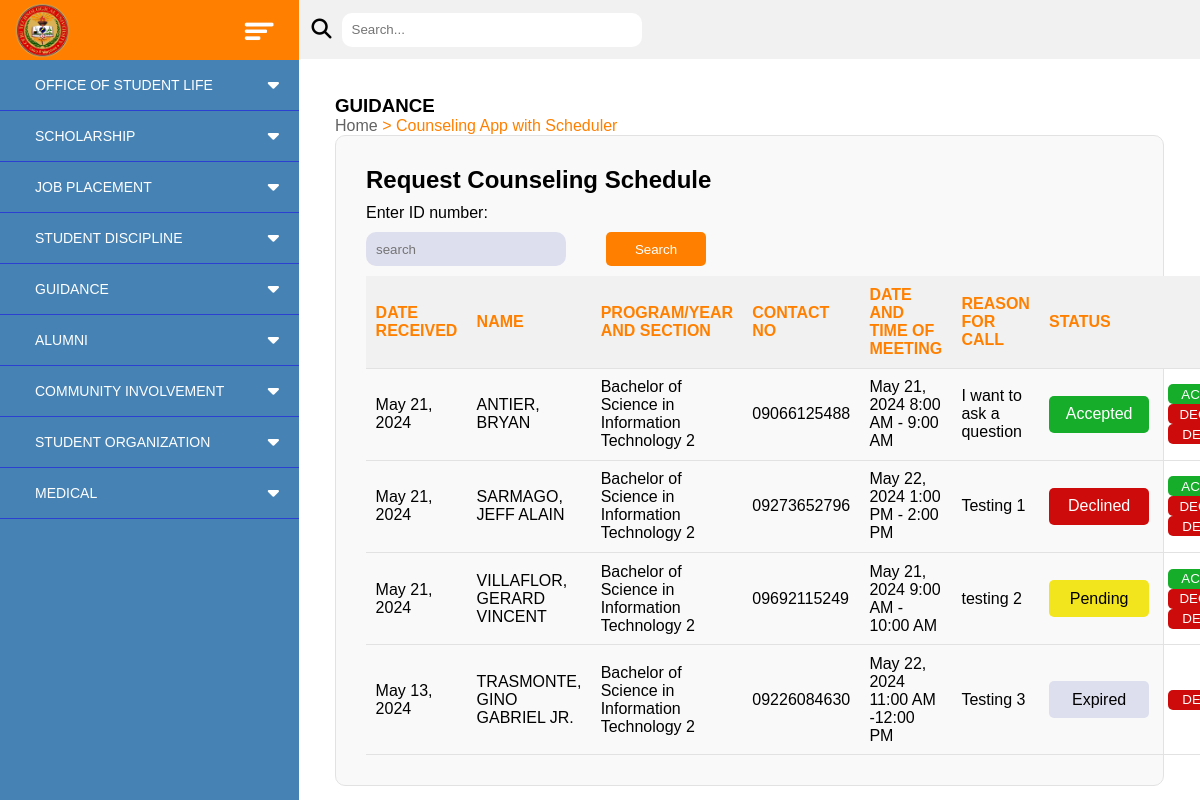
Page /counseling_app/admin/ on the earlier database version.
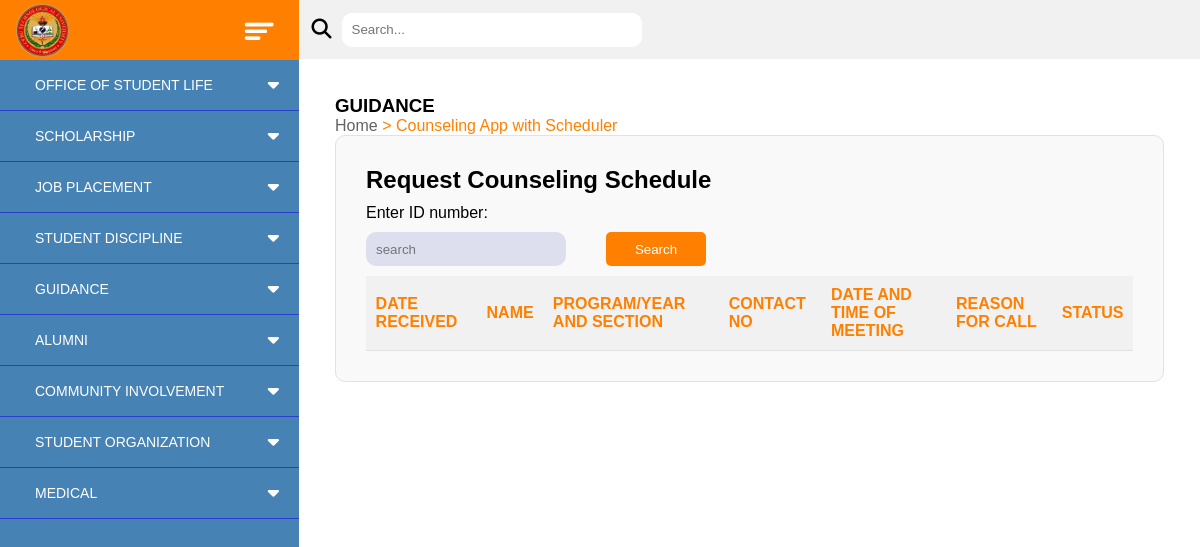
Same page on the later database version.
### SAO_WebApp/models.py (models this page shows)
class counseling_schedule(models.Model):
    counselingID = models.AutoField(primary_key=True)
    dateRecieved = models.DateField()
    studentID = models.ForeignKey(studentInfo,on_delete=models.CASCADE)
    reason = models.CharField(max_length=255)
    scheduled_date = models.DateField()
    time = [
        ('8-9', '8:00 AM - 9:00 AM'),
        ('9-10', '9:00 AM - 10:00 AM'),
        ('10-11', '10:00 AM-11:00 AM'),
        ('11-12', '11:00 AM -12:00 PM'),
        ('1-2','1:00 PM - 2:00 PM'),
        ('2-3','2:00 PM - 3:00 PM'),
        ('3-4','3:00 PM - 4:00 PM'),
        ('4-5','4:00 PM - 5:00 PM'),
    ]
    scheduled_time = models.CharField(max_length=15, choices=time)
    email = models.EmailField()
    approval_status = [
        ('Accepted' , 'Accepted'),
        ('Declined' , 'Declined'),
        ('Pending' , 'Pending'),
        ('Expired' , 'Expired')
    ]
    status = models.CharField(max_length=10, choices=approval_status, default='Pending')

class studentInfo(models.Model):
    studID = models.IntegerField(primary_key=True)
    lrn = models.CharField(max_length=12)
    lastname = models.CharField(max_length=100)
    firstname = models.CharField(max_length=100)
    middlename = models.CharField(max_length=50)
    degree = models.CharField(max_length=150)
    yearlvl = models.CharField(max_length=10)
    sex=models.CharField(max_length=10)
    emailadd= models.EmailField()
    contact= models.CharField(max_length=11)

### SAO_WebApp/views.py (the view)
# urls.py: path('counseling_app/admin/', counseling_app_admin_view, name="Counseling App With Scheduler Admin View"),
def counseling_app_admin_view(request):
    meeting_requests = counseling_schedule.objects.select_related('studentID').order_by('-dateRecieved')
    time = {
        '8-9': '8:00 AM - 9:00 AM',
        '9-10': '9:00 AM - 10:00 AM',
        '10-11': '10:00 AM-11:00 AM',
        '11-12': '11:00 AM -12:00 PM',
        '1-2': '1:00 PM - 2:00 PM',
        '2-3': '2:00 PM - 3:00 PM',
        '3-4': '3:00 PM - 4:00 PM',
        '4-5': '4:00 PM - 5:00 PM'
    }
    context = {
        'meeting_requests': meeting_requests,
        'time': time,
    }
    return render(request, 'counseling_app_admin_view.html', context)

### SAO_WebApp/views.py (called while the page is built)
@register.filter
def get_formatted_time(dictionary, key):
    return dictionary.get(key)

### templates/counseling_app_admin_view.html (shortened to what this page needs)
{% extends "main.html" %}
{% load static %}
{% block headcontent %}
<link rel="stylesheet" type="text/css" href="{% static 'stylesheet/counseling_app_admin.css'%}">
{% endblock %}
{% block bodycontent %}
    <div class="container">
        <h3>GUIDANCE</h3>
        <span><label id="dir-gray">Home</label><label id="dir-orange"> > Counseling App with Scheduler</label></span>
        <div class="form-container">
            <h2>Request Counseling Schedule</h2>
            <label>Enter ID number:</label>
            <span id="search_id">
                <input type="text" name="studentID" placeholder="search" required="" id="studentIDBox">
                <button class="OrangeButton" id="searchButton">Search</button>
            </span>
            <table id="info_table">
                <tr id="info_table_head">
                    <th>DATE RECEIVED</th>
                    <th>NAME</th>
                    <th>PROGRAM/YEAR AND SECTION</th>
                    <th>CONTACT NO</th>
                    <th>DATE AND TIME OF MEETING</th>
                    <th>REASON FOR CALL</th>
                    <th colspan="2">STATUS</th>
                </tr>
                {% for schedule_request in meeting_requests %}
                    <tr>
                        <td>{{ schedule_request.dateRecieved }}</td>
                        <td>{{ schedule_request.studentID.lastname }}, {{ schedule_request.studentID.firstname }}</td>
                        <td>{{ schedule_request.studentID.degree }} {{ schedule_request.studentID.yearlvl }}</td>
                        <td>0{{ schedule_request.studentID.contact }}</td>
                        <td>{{ schedule_request.scheduled_date }} {{ time|get_formatted_time:schedule_request.scheduled_time }}</td>
                        <td>{{ schedule_request.reason }}</td>
                        <td>
                            {% if schedule_request.status == 'Accepted' %}
                                <span class="accepted">{{ schedule_request.status }}</span>
                            {% elif schedule_request.status == 'Declined' %}
                                <span class="declined">{{ schedule_request.status }}</span>
                            {% elif schedule_request.status == 'Pending' %}
                                <span class="pending">{{ schedule_request.status }}</span>
                            {% elif schedule_request.status == 'Expired' %}
                                <span class="expired">{{ schedule_request.status }}</span>
                            {% else %}
                                {{ schedule_request.status }}
                            {% endif %}
                        </td>
                        <td>
                            {% if schedule_request.status != 'Expired' %}
                                <form action="">
                                    <button class="accept">ACCEPT</button>
                                </form>
                                <form action="">
                                    <button class="decline">DECLINE</button>
                                </form>
                            {% endif %}
                            <form action="">
                                <button class="delete">DELETE</button>
                            </form>
                        </td>
                    </tr>
                {% endfor %}
            </table>
        </div>
    </div>
{% endblock %}

### templates/main.html (shortened to what this page needs)
{% load static %}
<!DOCTYPE html>
    <head>
        <link rel="stylesheet" href="https://cdnjs.cloudflare.com/ajax/libs/font-awesome/5.15.4/css/all.min.css">
        <link
        rel="stylesheet"
        href="https://cdnjs.cloudflare.com/ajax/libs/font-awesome/6.4.2/css/all.min.css"
        />
        <link rel="stylesheet" href="{% static 'stylesheet/main.css'%}">
        {% block headcontent %}
        {% endblock headcontent %}
    </head>
    <body>
        <div class="left-side">
            <div class="orange-bar">
                <img src="{% static 'assets/CTU_logo.png'%}" class="logo">
                <img src="{% static 'assets/barSort.png'%}" class="bars">
            </div>
            <nav class="side-nav">
                <ul>
                    <li><a href="#" class="studentlife-btn">OFFICE OF STUDENT LIFE
                        <span class="fas fa-caret-down first"></span>
                    </a>
                    </li>
                    <li><a href="#" class="scholar-btn">SCHOLARSHIP
                        <span class="fas fa-caret-down second"></span>
                    </a>
                    </li>
                    <li><a href="#" class="jobplace-btn">JOB PLACEMENT
                        <span class="fas fa-caret-down third"></span>
                    </a>
                    </li>
                    <li><a href="#" class="student_disc-btn">STUDENT DISCIPLINE
                    <span class="fas fa-caret-down fourth"></span>
                    </a>
                    </li>
                    <li><a href="#" class="guide-btn">GUIDANCE
                    <span class="fas fa-caret-down fifth"></span>
                    </a>
                    </li>
                    <li><a href="#" class="alumni-btn">ALUMNI
                    <span class="fas fa-caret-down sixth"></span>
                    </a>
                    </li>
                    <li><a href="#" class="community-btn">COMMUNITY INVOLVEMENT
                    <span class="fas fa-caret-down seventh"></span>
                    </a>
                    </li>
                    <li><a href="#" class="student_org-btn">STUDENT ORGANIZATION
                    <span class="fas fa-caret-down eight"></span>
                    </a>
                    </li>
                    <li><a href="#" class="medical-btn">MEDICAL
                        <span class="fas fa-caret-down ninth"></span>
                        </a>
                    </li>
                </ul>
            </nav>
        </div>
        <div class="right-side">
            <div class="search-container">
                <div class="search-icon">
                    <i class="fa-solid fa-magnifying-glass"></i>
                </div>
                <input type="text" placeholder="Search...">
            </div>
            <main class="main_content">
                {% block bodycontent %}{% endblock %}
            </main>
        </div>
    </body>
</html>

### static/stylesheet/main.css (style rules this page uses)
* { margin: 0; padding: 0; box-sizing: border-box; font-family: 'Poppins', sans-serif; list-style-type: none; }
body { display: flex; flex-direction: row; }
.left-side { display: flex; width: 299px; height: 100vh; flex-direction: column; }
.side-nav { width: 299px; height: 100%; background: #4682B4; display: inline-flex; overflow-y: auto; scrollbar-width: none; }
.side-nav ul { width: 299px; }
.right-side { display: flex; width: 100%; height: 100vh; flex-direction: column; overflow-y: auto; }
.main_content { display: flex; flex-direction: column; width: 100%; height: 100%; overflow-y: auto; align-items: center; padding: 1rem; }
.main_content h2 { color: black; }
.orange-bar { height: 60px; background-color: #FF8000; width: 299px; position: top; z-index: 1000; }
.logo { height: 55px; margin-left: 15px; margin-top: 3px; }
.bars { height: 25px; margin-left: 170px; margin-bottom: 13px; }
.search-container { left: 299px; width: 100%; background-color: #f1f1f1; padding: 12.5px; box-sizing: border-box; display: flex; align-items: center; }
.search-icon i { margin-right: 10px; cursor: pointer; color: black; font-size: 20px; }
input[type="text"] { padding: 9.6px; border: transparent; border-radius: 10px; box-sizing: border-box; padding-left: 10px; align-items: left; color: black; width: 300px; }
.side-nav li { line-height: 30px; }
.side-nav ul li { line-height: 50px; border-bottom: 1px solid #2B40D1; }
.side-nav ul li a { position: relative; color: white; padding-left: 30px; text-decoration: none; font-size: 14px; display: block; width: 100%; border-left: 5px solid transparent; }
.side-nav ul li a span { position: absolute; top: 50%; right: 20px; transform: translateY(-50%); font-size: 18px; transition: transform 0.4s; }

### static/stylesheet/counseling_app_admin.css (style rules this page uses)
#dir-gray { color: #636363; }
.container { display: flex; flex-direction: column; width: 100%;; padding: 20px; }
#dir-orange { color: #FF8000; }
.form-container { display: flex; flex-direction: column; background-color: #F9F9F9; padding: 30px; width: 100%; border: 1px solid #e2e2e2; border-radius: 10px; gap: 10px; }
#search_id { display: flex; gap: 40px; align-items: center; }
#search_id input { background-color: #DDDFEE; padding: 9.6px; border: transparent; border-radius: 10px; box-sizing: border-box; padding-left: 10px; align-items: left; color: black; width: 200px; }
.OrangeButton { background-color: #FF8000; padding: 9.6px; color: white; border: none; border-radius: 5px; width: 100px; }
#info_table { border-collapse: collapse; width: 100%; }
#info_table th { padding: 9.6px; margin: 0; text-align: left; color: #FF8000; }
#info_table tr { border-bottom: 1px solid #e2e2e2; }
#info_table_head { background-color: #f1f1f1; }

Differences in the rows shown:
removed counseling_schedule: dateRecieved "May 21, 2024", studentID.lastname "ANTIER", studentID.firstname "BRYAN", studentID.degree "Bachelor of Science in Information Technology", studentID.yearlvl "2", studentID.contact "9066125488", scheduled_date "May 21, 2024", scheduled_time "8:00 AM - 9:00 AM", reason "I want to ask a question", status "Accepted", shows "ACCEPT"
removed counseling_schedule: dateRecieved "May 21, 2024", studentID.lastname "SARMAGO", studentID.firstname "JEFF ALAIN", studentID.degree "Bachelor of Science in Information Technology", studentID.yearlvl "2", studentID.contact "9273652796", scheduled_date "May 22, 2024", scheduled_time "1:00 PM - 2:00 PM", reason "Testing 1", status "Declined", shows "ACCEPT"
removed counseling_schedule: dateRecieved "May 21, 2024", studentID.lastname "VILLAFLOR", studentID.firstname "GERARD VINCENT", studentID.degree "Bachelor of Science in Information Technology", studentID.yearlvl "2", studentID.contact "9692115249", scheduled_date "May 21, 2024", scheduled_time "9:00 AM - 10:00 AM", reason "testing 2", status "Pending", shows "ACCEPT"
removed counseling_schedule: dateRecieved "May 13, 2024", studentID.lastname "TRASMONTE", studentID.firstname "GINO GABRIEL JR.", studentID.degree "Bachelor of Science in Information Technology", studentID.yearlvl "2", studentID.contact "9226084630", scheduled_date "May 22, 2024", scheduled_time "11:00 AM -12:00 PM", reason "Testing 3", status "Expired"
